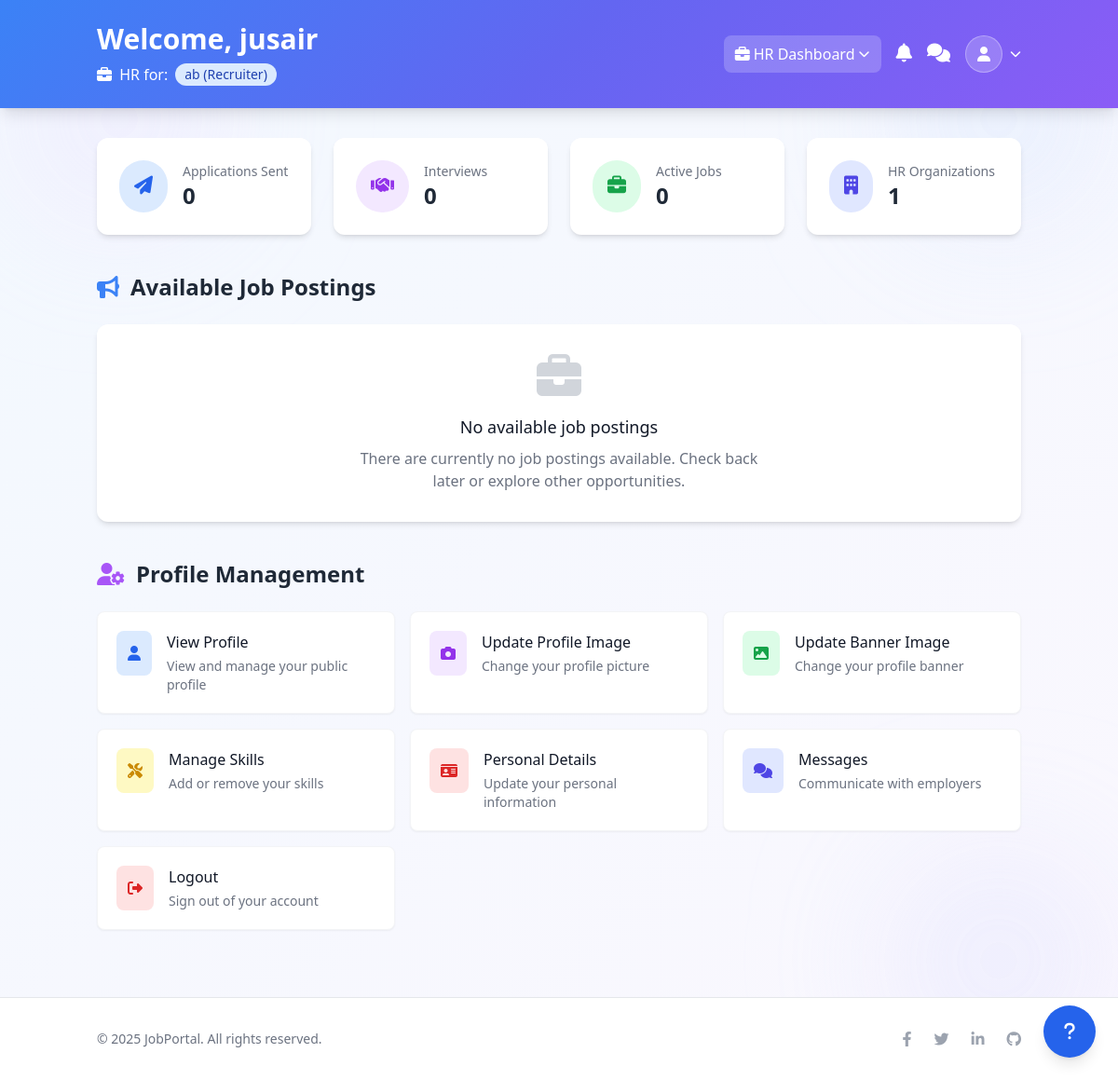
The page /users/dashboard/ (signed in) on the database as committed earlier.
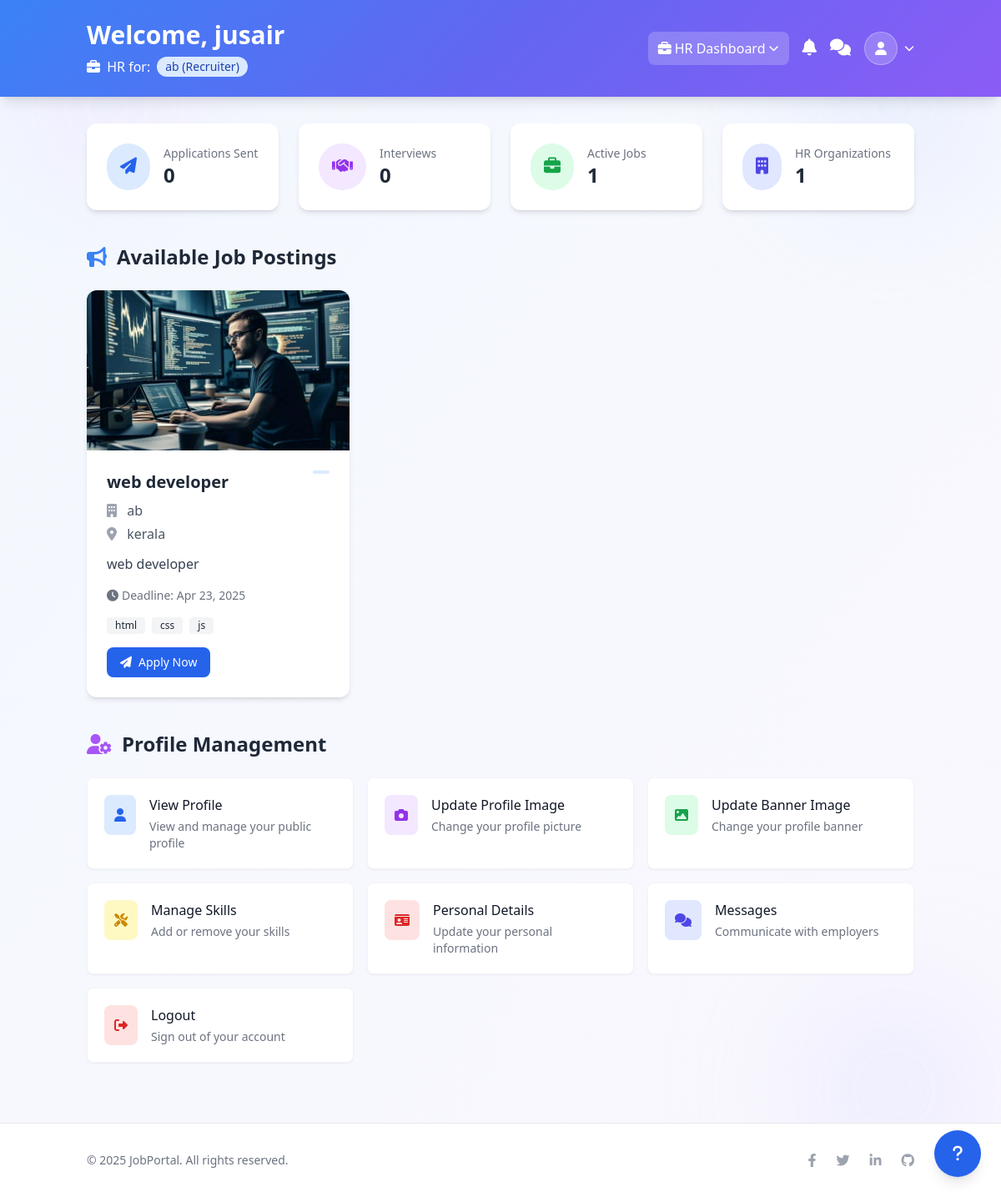
The same page on the database as committed later.
### organizations/models.py (models this page shows, shortened)
class OrganizationHR(models.Model):
    HR_ROLES = [
        ('RECRUITER', 'Recruiter'),
        ('MANAGER', 'HR Manager'),
    ]
    user = models.ForeignKey(User, on_delete=models.CASCADE, related_name='hr_roles')
    organization = models.ForeignKey(Organization, on_delete=models.CASCADE, related_name='hr_members')
    role = models.CharField(max_length=20, choices=HR_ROLES, default='RECRUITER')
    is_active = models.BooleanField(default=True)
    added_by = models.ForeignKey(User, on_delete=models.SET_NULL, null=True, related_name='added_hrs')
    added_at = models.DateTimeField(auto_now_add=True)
    can_post_jobs = models.BooleanField(default=False)
    can_manage_applications = models.BooleanField(default=False)
    can_schedule_interviews = models.BooleanField(default=False)
    class Meta:
        unique_together = ('user', 'organization')

class Organization(models.Model):
    user = models.OneToOneField(User, on_delete=models.CASCADE)
    name = models.CharField(max_length=255)
    description = models.TextField(blank=True, null=True)
    website = models.URLField()
    registration_number = models.CharField(max_length=100)
    profile_image = models.ImageField(upload_to='profile_images/', blank=True, null=True)
    banner_image = models.ImageField(upload_to='banner_images/', blank=True, null=True)
    created_at = models.DateTimeField(auto_now_add=True)
    updated_at = models.DateTimeField(auto_now=True)
    is_verified = models.BooleanField(default=False)  # New verification field

### jobs/models.py (models this page shows, shortened)
class JobPosting(models.Model):
    organization = models.ForeignKey(Organization, on_delete=models.CASCADE, related_name='job_postings')
    title = models.CharField(max_length=255)
    description = models.TextField()
    required_qualifications = models.TextField()
    required_skills = models.ManyToManyField(Skill, blank=True)  # Use the same Skill model
    location = models.CharField(max_length=100)
    posted_on = models.DateTimeField(auto_now_add=True)
    application_deadline = models.DateTimeField()
    job_post_image = models.ImageField(upload_to='job_images/', blank=True, null=True)
    posted_by = models.ForeignKey(User,on_delete=models.SET_NULL,null=True,related_name='posted_jobs')

class Skill(models.Model):
    name = models.CharField(max_length=50)

### users/views.py (the view)
# urls.py: path('dashboard/', user_dashboard, name='user_dashboard'),
@login_required
def user_dashboard(request):
    user = request.user
    job_postings = JobPosting.objects.all().order_by('-posted_on')
    user_applications = JobApplication.objects.filter(applicant=request.user)
    applied_jobs = {app.job.id: app.status for app in user_applications}
    interviews = Interview.objects.filter(job_application__applicant=user)
    notifications = Notification.objects.filter(user=request.user).order_by('-created_at')
    hr_organizations = OrganizationHR.objects.filter(user=request.user, is_active=True)
    return render(request, 'users/user_dashboard.html', {
        'job_postings': job_postings,
        'applied_jobs': applied_jobs,
        'interviews': interviews,
        'notifications': notifications,
        'hr_organizations': hr_organizations,  # Add this line
        'applications_count': user_applications.count(),
        'interviews_count': interviews.count(),
    })

### users/templates/users/user_dashboard.html (shortened to what the changed rows need)
{% load user_filters %}
{% load static tailwind_tags %}
<!DOCTYPE html>
<html lang="en">
<head>
    {% tailwind_css %}
    <link href="https://cdnjs.cloudflare.com/ajax/libs/font-awesome/6.4.0/css/all.min.css" rel="stylesheet">
</head>
<body class="bg-gray-50 min-h-screen" x-data="{ openMobileMenu: false }">
    <header class="gradient-bg text-white shadow-lg">
        <div class="container mx-auto px-4 py-6">
            <div class="flex justify-between items-center">
                <div>
                    <h1 class="text-2xl md:text-3xl font-bold">Welcome, {{ request.user.get_full_name|default:request.user.username }}</h1>
                    {% if hr_organizations %}
                        <div class="mt-2 flex flex-wrap gap-2">
                            <span class="text-sm md:text-base"><i class="fas fa-briefcase mr-1"></i> HR for:</span>
                            {% for org in hr_organizations %}
                                <span class="bg-blue-100 text-blue-800 text-xs md:text-sm font-medium px-2.5 py-0.5 rounded-full flex items-center">
                                    {{ org.organization.name }} ({{ org.get_role_display }})
                                </span>
                            {% endfor %}
                        </div>
                    {% endif %}
                </div>
            </div>
        </div>
    </header>
    <main class="container mx-auto px-4 py-8">
        <div class="grid grid-cols-1 md:grid-cols-2 lg:grid-cols-4 gap-6 mb-10">
            <div class="bg-white rounded-xl shadow-md overflow-hidden transition-all hover:shadow-lg card-hover">
                <div class="p-6 flex items-center">
                    <div>
                        <p class="text-gray-500 text-sm font-medium">Active Jobs</p>
                        <p class="text-2xl font-bold text-gray-800">{{ job_postings.count }}</p>
                    </div>
                </div>
            </div>
        </div>
        <div class="mb-10">
            <div class="flex justify-between items-center mb-6">
                <h2 class="text-2xl font-bold text-gray-800 flex items-center">
                    <i class="fas fa-bullhorn text-blue-500 mr-3"></i>
                    Available Job Postings
                </h2>
                       </div>
            {% if job_postings %}
            <div class="grid grid-cols-1 md:grid-cols-2 lg:grid-cols-3 gap-6">
                {% for job in job_postings %}
                <div class="bg-white rounded-xl shadow-md overflow-hidden transition-all hover:shadow-lg card-hover">
                    {% if job.job_post_image %}
                    <div class="h-48 overflow-hidden">
                        <img class="w-full h-full object-cover" src="{{ job.job_post_image.url }}" alt="{{ job.title }}">
                    </div>
                    {% endif %}
                    <div class="p-6">
                        <div class="flex justify-between items-start mb-2">
                            <h3 class="text-xl font-bold text-gray-800">{{ job.title }}</h3>
                            <span class="bg-blue-100 text-blue-800 text-xs font-medium px-2.5 py-0.5 rounded">
                            </span>
                        </div>
                        <p class="text-gray-600 mb-1"><i class="fas fa-building text-gray-400 mr-2"></i> {{ job.organization.name }}</p>
                        <p class="text-gray-600 mb-3"><i class="fas fa-map-marker-alt text-gray-400 mr-2"></i> {{ job.location }}</p>
                        <p class="text-gray-700 mb-4 line-clamp-2">{{ job.description }}</p>
                        <div class="flex items-center text-sm text-gray-500 mb-4">
                            <i class="fas fa-clock mr-1"></i>
                            <span>Deadline: {{ job.application_deadline|date:"M d, Y" }}</span>
                        </div>
                        <div class="flex flex-wrap gap-2 mb-4">
                            {% for skill in job.required_skills.all|slice:":3" %}
                            <span class="bg-gray-100 text-gray-800 text-xs font-medium px-2.5 py-0.5 rounded">
                                {{ skill.name }}
                            </span>
                            {% endfor %}
                        </div>
                        <div class="flex flex-wrap gap-2">
                            {% if job.id in applied_jobs %}
                                {% with status=applied_jobs|dictkey:job.id %}
                                <span class="{% if status == 'PENDING' %}bg-yellow-100 text-yellow-800{% elif status == 'ACCEPTED' %}bg-green-100 text-green-800{% else %}bg-red-100 text-red-800{% endif %} text-xs font-medium px-2.5 py-2 rounded-full flex items-center">
                                    {% if status == 'PENDING' %}
                                        <i class="fas fa-clock mr-1"></i>
                                    {% elif status == 'ACCEPTED' %}
                                        <i class="fas fa-check mr-1"></i>
                                    {% else %}
                                        <i class="fas fa-times mr-1"></i>
                                    {% endif %}
                                    {{ status }}
                                </span>
                                {% endwith %}
                            {% else %}
                                <a href="{% url 'job_application_create' org_id=job.organization.id pk=job.pk %}" class="px-4 py-2 bg-blue-600 text-white text-sm font-medium rounded-lg hover:bg-blue-700 transition-colors flex items-center">
                                    <i class="fas fa-paper-plane mr-2"></i> Apply Now
                                </a>
                            {% endif %}
                        </div>
                    </div>
                </div>
                {% endfor %}
            </div>
            {% else %}
            <div class="bg-white rounded-xl shadow-md overflow-hidden p-8 text-center">
                <div class="mx-auto max-w-md">
                    <i class="fas fa-briefcase text-gray-300 text-5xl mb-4"></i>
                    <h3 class="text-lg font-medium text-gray-900 mb-2">No available job postings</h3>
                    <p class="text-gray-500">There are currently no job postings available. Check back later or explore other opportunities.</p>
                </div>
            </div>
            {% endif %}
        </div>
        <div class="mb-10">
            <h2 class="text-2xl font-bold text-gray-800 mb-6 flex items-center">
                <i class="fas fa-user-cog text-purple-500 mr-3"></i>
                Profile Management
            </h2>
        </div>
    </main>
</body>
</html>

Rows that differ between the two databases and show on the page:
added JobPosting: job_post_image (picture), title "web developer", organization.name "ab", location "kerala", description "web developer", application_deadline "Apr 23, 2025", shows "Apply Now"
added Skill: name "html"
added Skill: name "css"
added Skill: name "js"
Other text that changed with them:
{{ job_postings.count }}: "0" → "1"
text no longer shown: "No available job postings There are currently no job postings available. Check back later or explore other opportunities."
